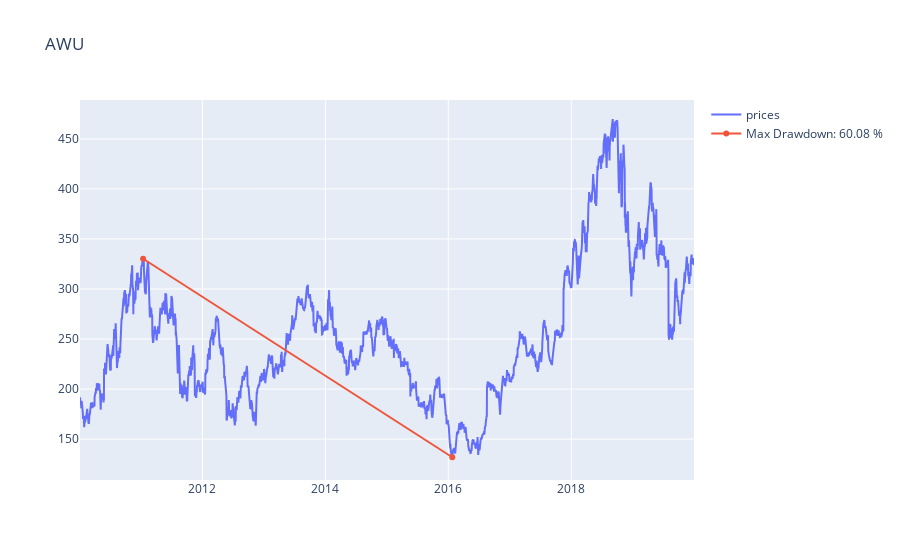

Source (notebook cell):
### Code cell
fig=go.Figure()
fig.add_trace(
    go.Scatter(
        x=pd.to_datetime(data.date.values),
        y=data.price.values,
        name='prices'
    )
)
fig.add_trace(
    go.Scatter(
        x=pd.to_datetime(
            [payload['max_drawdown']['trough_date'], payload['max_drawdown']['peak_date']]
        ),
        y=[
            payload['max_drawdown']['trough_price'], payload['max_drawdown']['peak_price']
        ],
        name=f"Max Drawdown: {payload['max_drawdown']['max_drawdown']*100:.2f} %"
    )
)
fig.update_layout(
    dict(
        title='AWU'
    )
)

### Figure 1 — Plotly figure (JSON) as saved in the notebook; plotly's stock layout.template omitted (floating-point values rounded to 4 significant figures; data arrays with more than 128 entries replaced by an {"elided": "..."} marker saying what was removed)
{"data": [{"name": "prices", "type": "scatter", "x": {"elided": "2516 str values"}, "y": {"elided": "2516 float values"}}, {"name": "Max Drawdown: 60.08 %", "type": "scatter", "x": ["2016-01-25T00:00:00", "2011-01-14T00:00:00"], "y": [131.8, 330.3]}], "layout": {"title": {"text": "AWU"}}}
